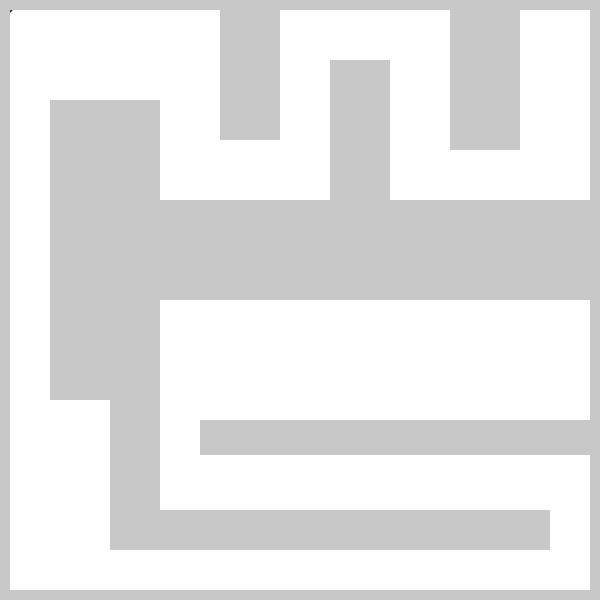
Frame 1 (no input)
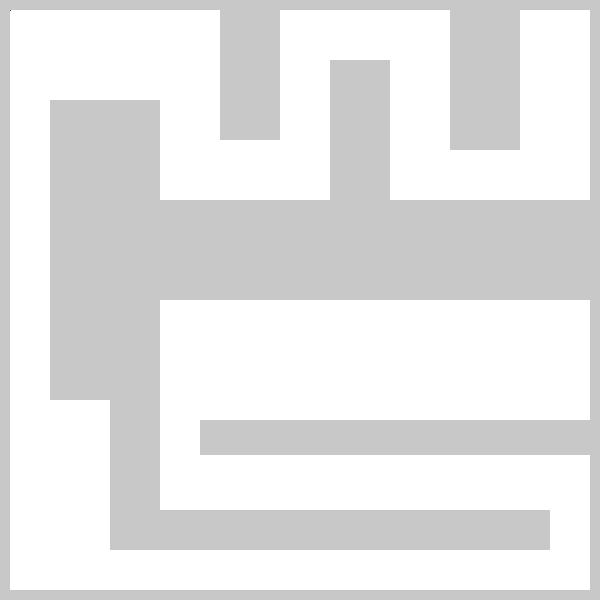
Frame 60 (the mouse pressed at the canvas centre just before this capture)
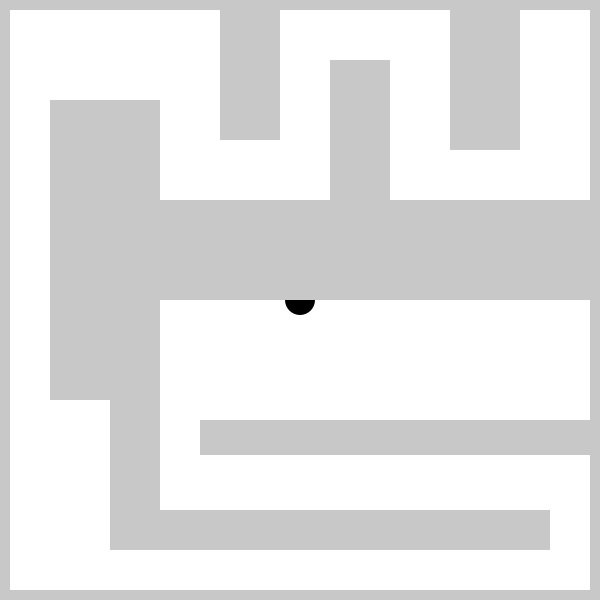
Frame 120 (the mouse held since frame 60 and released just before this capture)

The Processing sketch that drew these frames (run headless with seeded random() and noise(); from frame 60 on, the mouse is pressed at the canvas centre):

// Processing sketch: processing_42916
// ── processing_42916.pde

int value = 0;

void setup(){
  size(600,600);
}
 
void draw() {
  
    background (255);
   fill(value);
  ellipse(mouseX,mouseY,30,30);
  noStroke();
  
   //background(255);
    fill(200);
  rect(0,0,10,600);
  rect(0,0,600,10);
  rect(590,0,10,600);
  rect(0,590,600,10);
  rect(50,100,60,300);
 
  rect(150, 200, 600, 100);
  rect(200,420, 400, 35);
  rect(110,150, 50, 400);
 
  rect(150,510, 400,40);
  rect(450, 0, 70, 150);
  rect(100,100, 60, 50);
  rect(220,0, 60, 140);
  rect(330, 60, 60, 150);
  
  //rect(0, 500, 150, 70);
}
